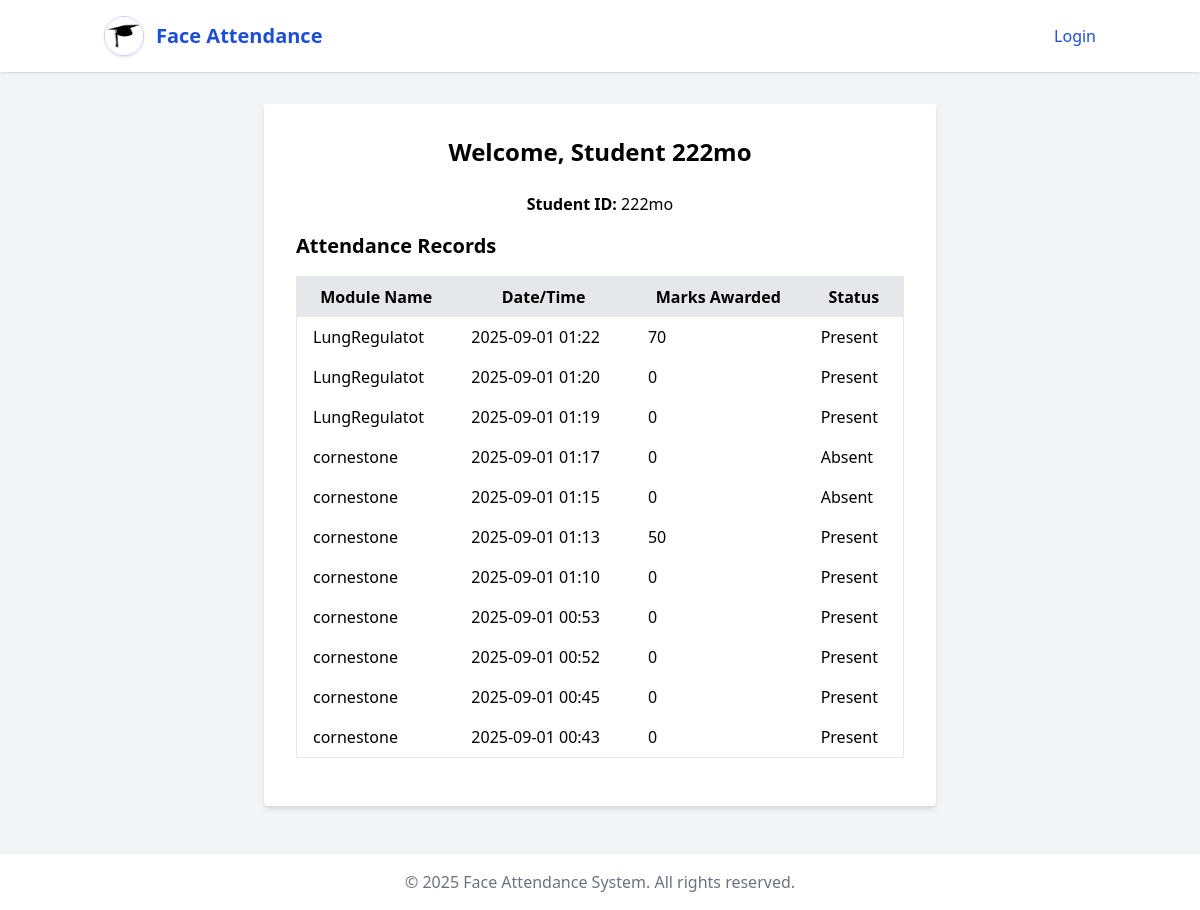
The page /student-dashboard (signed in) on the database its author committed.
### models.py (models this page shows, shortened)
class Student(db.Model):
    id = db.Column(db.Integer, primary_key=True)
    student_id_number = db.Column(db.String(64), unique=True, nullable=False)
    name = db.Column(db.String(128), nullable=False)
    username = db.Column(db.String(128), unique=True, nullable=False)
    face_encoding = db.Column(db.LargeBinary)
    password_hash = db.Column(db.String(128))
    qualification_id = db.Column(db.Integer, db.ForeignKey('qualification.id'))
    qualification = db.relationship('Qualification', backref=db.backref('students', lazy=True))

class AttendanceRecord(db.Model):
    id = db.Column(db.Integer, primary_key=True)
    student_id = db.Column(db.Integer, db.ForeignKey('student.id'), nullable=False)
    module_id = db.Column(db.Integer, db.ForeignKey('module.id'), nullable=False)
    qualification_id = db.Column(db.Integer, db.ForeignKey('qualification.id'), nullable=False)
    date_time = db.Column(db.DateTime, default=datetime.utcnow)
    marks = db.Column(db.Integer, default=0)
    status = db.Column(db.String(16), nullable=False)  # "Present" or "Absent"
    student = db.relationship('Student', backref='attendance_records')
    module = db.relationship('Module')
    qualification = db.relationship('Qualification')

class Module(db.Model):
    id = db.Column(db.Integer, primary_key=True)
    name = db.Column(db.String(128), nullable=False)
    qualification_id = db.Column(db.Integer, db.ForeignKey('qualification.id'), nullable=False)
    qualification = db.relationship('Qualification', backref=db.backref('modules', lazy=True))

### app.py (the view)
@app.route('/student-dashboard')
def student_dashboard():
    from flask import render_template, session, redirect, url_for
    import datetime
    from sqlalchemy.orm import joinedload
    current_year = datetime.datetime.now().year
    student_id = session.get('student_id')
    if not student_id:
        return redirect(url_for('student_login'))
    with app.app_context():
        student = Student.query.filter_by(student_id_number=student_id).first()
        attendance_records = AttendanceRecord.query.options(
            joinedload(AttendanceRecord.module)
        ).filter_by(student_id=student.id).order_by(AttendanceRecord.date_time.desc()).all()
    return render_template(
        'student_dashboard.html',
        student=student,
        attendance_records=attendance_records,
        current_year=current_year
    )

### templates/student_dashboard.html (shortened to what this page needs)
{% extends "base.html" %}
{% block content %}
<div class="bg-white p-8 rounded shadow-md w-full max-w-2xl mx-auto mt-8">
    <h1 class="text-2xl font-bold mb-6 text-center">Welcome, {{ student.name }}</h1>
    <div class="mb-4 text-center">
        <span class="font-semibold">Student ID:</span> {{ student.student_id_number }}
    </div>
    <h2 class="text-xl font-bold mb-4">Attendance Records</h2>
    {% if attendance_records and attendance_records|length > 0 %}
    <table class="w-full border mb-4">
        <thead>
            <tr class="bg-gray-200">
                <th class="px-4 py-2">Module Name</th>
                <th class="px-4 py-2">Date/Time</th>
                <th class="px-4 py-2">Marks Awarded</th>
                <th class="px-4 py-2">Status</th>
            </tr>
        </thead>
        <tbody>
            {% for record in attendance_records %}
            <tr>
                <td class="px-4 py-2">{{ record.module.name }}</td>
                <td class="px-4 py-2">{{ record.date_time.strftime('%Y-%m-%d %H:%M') }}</td>
                <td class="px-4 py-2">{{ record.marks }}</td>
                <td class="px-4 py-2">{{ record.status }}</td>
            </tr>
            {% endfor %}
        </tbody>
    </table>
    {% else %}
    <div class="text-center text-red-600">No attendance records found.</div>
    {% endif %}
</div>
{% endblock %}

### rows shown on the page
Student: name "Student 222mo", student_id_number "222mo"
AttendanceRecord: module.name "LungRegulatot", date_time "2025-09-01 01:22", marks "70", status "Present"
AttendanceRecord: module.name "LungRegulatot", date_time "2025-09-01 01:20", marks "0", status "Present"
AttendanceRecord: module.name "LungRegulatot", date_time "2025-09-01 01:19", marks "0", status "Present"
AttendanceRecord: module.name "cornestone", date_time "2025-09-01 01:17", marks "0", status "Absent"
AttendanceRecord: module.name "cornestone", date_time "2025-09-01 01:15", marks "0", status "Absent"
AttendanceRecord: module.name "cornestone", date_time "2025-09-01 01:13", marks "50", status "Present"
AttendanceRecord: module.name "cornestone", date_time "2025-09-01 01:10", marks "0", status "Present"
AttendanceRecord: module.name "cornestone", date_time "2025-09-01 00:53", marks "0", status "Present"
AttendanceRecord: module.name "cornestone", date_time "2025-09-01 00:52", marks "0", status "Present"
AttendanceRecord: module.name "cornestone", date_time "2025-09-01 00:45", marks "0", status "Present"
AttendanceRecord: module.name "cornestone", date_time "2025-09-01 00:43", marks "0", status "Present"
